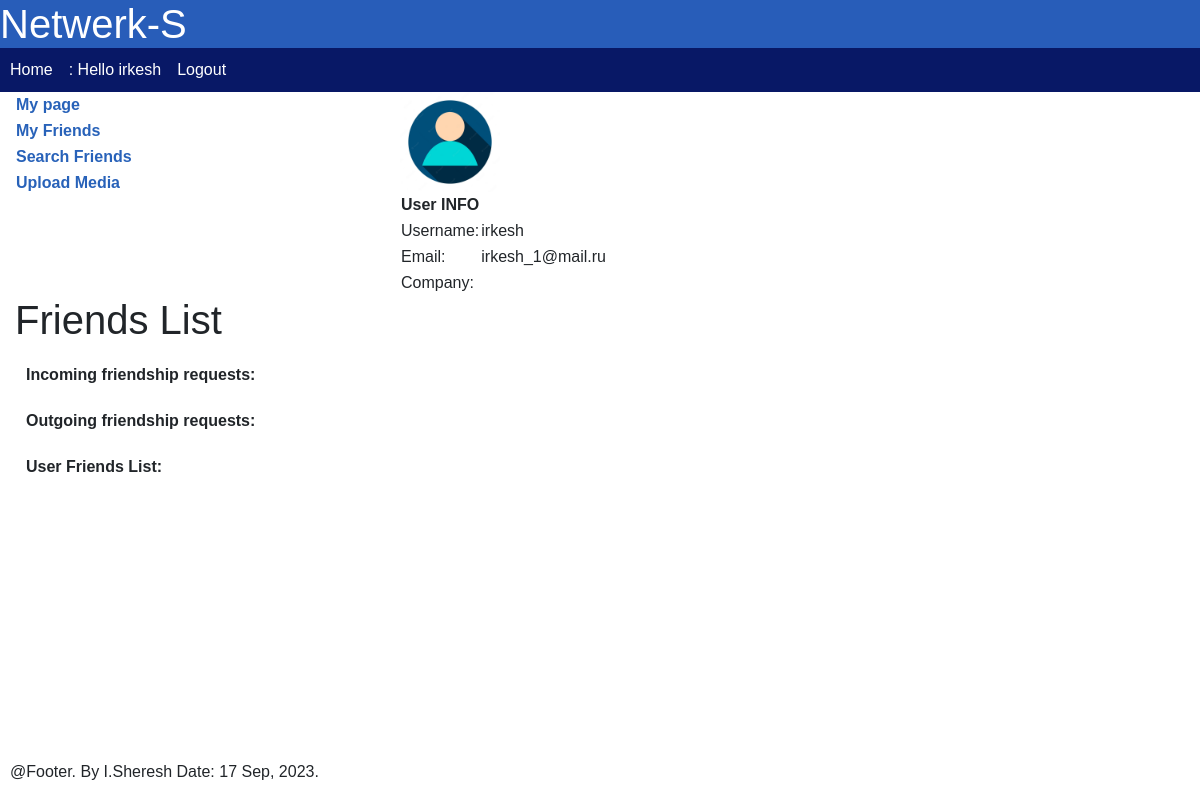
The app's page /list_friends/ (signed in), older data.
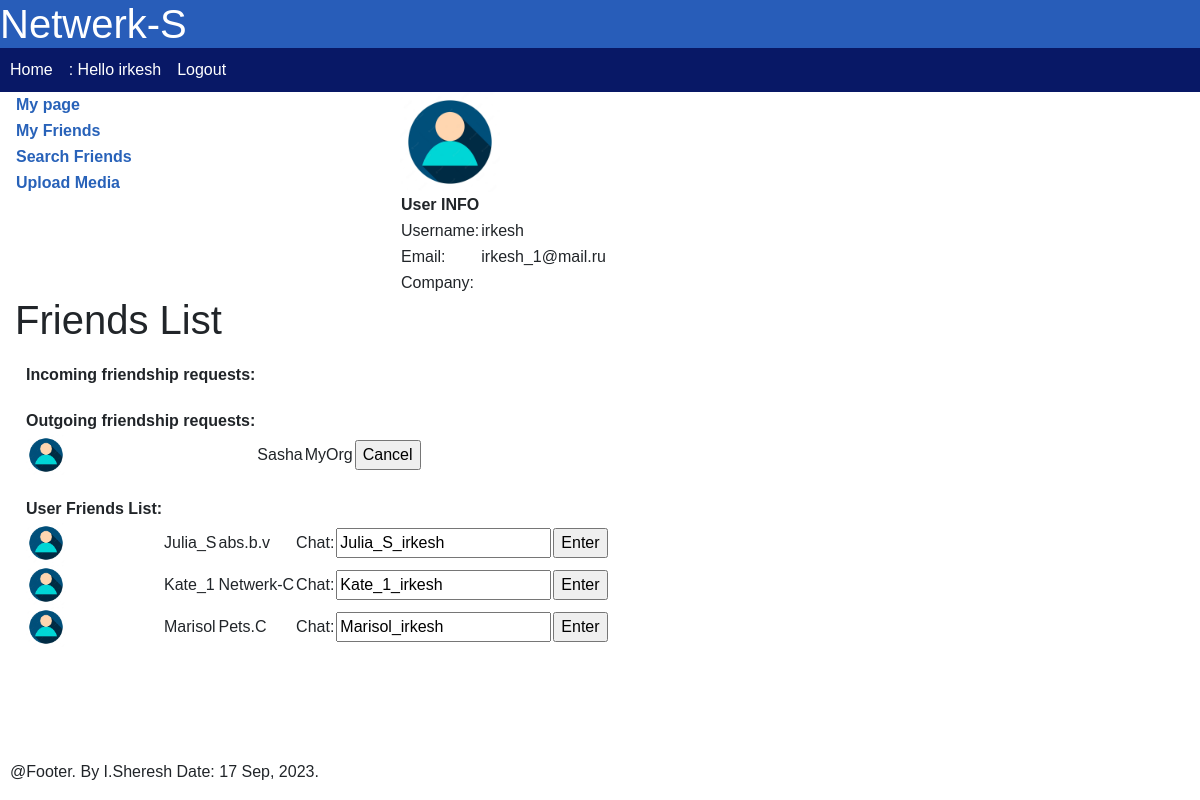
The same page, newer data.
### social/models.py (models this page shows, shortened)
class AppUser(models.Model):
    user = models.OneToOneField(User, on_delete=models.CASCADE)
    bio = models.TextField(blank=True)
    profileimg = models.ImageField(upload_to='profile_images', default='blank-profile-picture.png')
    organisation = models.CharField(max_length=256, null=True, blank=True)
    location = models.CharField(max_length=100, blank=True)
    friends = models.ManyToManyField('self', blank=True, symmetrical=False)

### social/views.py (the view)
# urls.py: path('list_friends/', views.appFriendsList, name='list_friends'),
def appFriendsList(request):
    current_user_id = request.user.id
    friendships = Friendship.objects.filter(
        Q(sender_id=current_user_id, status__iexact="accepted") |
        Q(receiver_id=current_user_id, status__iexact="accepted")
    )
    accepted_other_user_ids = []
    for friendship in friendships:
        if friendship.sender_id != current_user_id:
            accepted_other_user_ids.append(friendship.sender_id)
        if friendship.receiver_id != current_user_id:
            accepted_other_user_ids.append(friendship.receiver_id)
    accepted_other_user_ids = list(set(accepted_other_user_ids))
    pending_friendship_invitations = Friendship.objects.filter(
        Q(receiver_id=current_user_id, status__iexact="pending")
    )
    pending_recieved_from_other_user_ids = []
    for pending_friendship_invitation in pending_friendship_invitations:
        pending_recieved_from_other_user_ids.append(pending_friendship_invitation.sender_id)
    pending_recieved_from_other_user_ids = list(set(pending_recieved_from_other_user_ids))
    pending_friendship_requests = Friendship.objects.filter(
        Q(sender_id=current_user_id, status__iexact="pending")
    )
    pending_requested_to_other_user_ids = []
    for pending_friendship_request in pending_friendship_requests:
        pending_requested_to_other_user_ids.append(pending_friendship_request.receiver_id)
    pending_requested_to_other_user_ids = list(set(pending_requested_to_other_user_ids))
    fiends_appUsers = AppUser.objects.filter(id__in=accepted_other_user_ids)
    current_user_id = request.user.id
    pending_friend_requests = AppUser.objects.filter(id__in=pending_requested_to_other_user_ids)
    pending_friend_invitations = AppUser.objects.filter(id__in=pending_recieved_from_other_user_ids)
    return render(request, 'social/list_friends.html', {'friends': fiends_appUsers, 'pending_friend_requests': pending_friend_requests, 'pending_friend_invitations': pending_friend_invitations})

### social/templatetags/my_tags.py (called while the page is built)
@register.simple_tag
def todays_date():
    return datetime.datetime.now().strftime("%d %b, %Y")

### social/templates/social/list_friends.html (shortened to what this page needs)
{% extends "./base.html" %}
{% load bootstrap4 %}
{% block content %}
<h1>Friends List </h1>
  {% if not pending_friend_invitations.empty %}
      <div class="friend-block">
      <table>
        <tr><th>Incoming friendship requests:</th></tr>
      </table>
    </div>
    {% endif %}
    {% if not pending_friend_requests.empty %}
    <div class="friend-block">
    <table>
      <tr><th>Outgoing friendship requests:</th></tr>
      {% for pending_friend in pending_friend_requests %}
      <tr>
          {% if pending_friend.user != user%}
          <td><img src="../static/media/user_placeholder.jpg" alt="Avatar" width="40px" height="40px"></td>
          <td>{{pending_friend.user.username}}</td>
          <td>{{pending_friend.organisation}}</td>
          <td>
            <form method="post" action="{% url 'cancel_friend_request' pending_friend.id %}">
                <input type="submit" value="Cancel">
            </form>
          </td>
          {%endif %}
      </tr>
      {% endfor %}
    </table>
  </div>
  {% endif %}
    {% if not friends.empty %}
  <div class="friend-block">
    <table>
      <tr><th>User Friends List:</th></tr>
      {% for friend in friends %}
      <tr>
          {% if friend.user != user%}
          <td><img src="../static/media/user_placeholder.jpg" alt="Avatar" width="40px" height="40px"></td>
          <td>{{friend.user.username}}</td>
          <td>{{friend.organisation}}</td>
          <td>Chat: </td>
          <td><input id="room-name-input" value= {{friend.user.username}}_{{user.username}}></td>
          <td><input id="room-name-submit" type="button" value="Enter"></td>
          {%endif %}
      </tr>
      {% endfor %}
    </table>
  </div>
    {% else %}
    <p>You have no friends to display.</p>
    {% endif %}
{% endblock %}

Row changes from the older to the newer data that the page shows:
now on this page (row unchanged): AppUser: user.username "Sasha", organisation "MyOrg", shown under "Friends List"
now on this page (row unchanged): AppUser: user.username "Julia_S", organisation "abs.b.v", user.username "Julia_S_irkesh"
now on this page (row unchanged): AppUser: user.username "Kate_1", organisation "Netwerk-C", user.username "Kate_1_irkesh"
added AppUser: user.username "Marisol", organisation "Pets.C", user.username "Marisol_irkesh"
